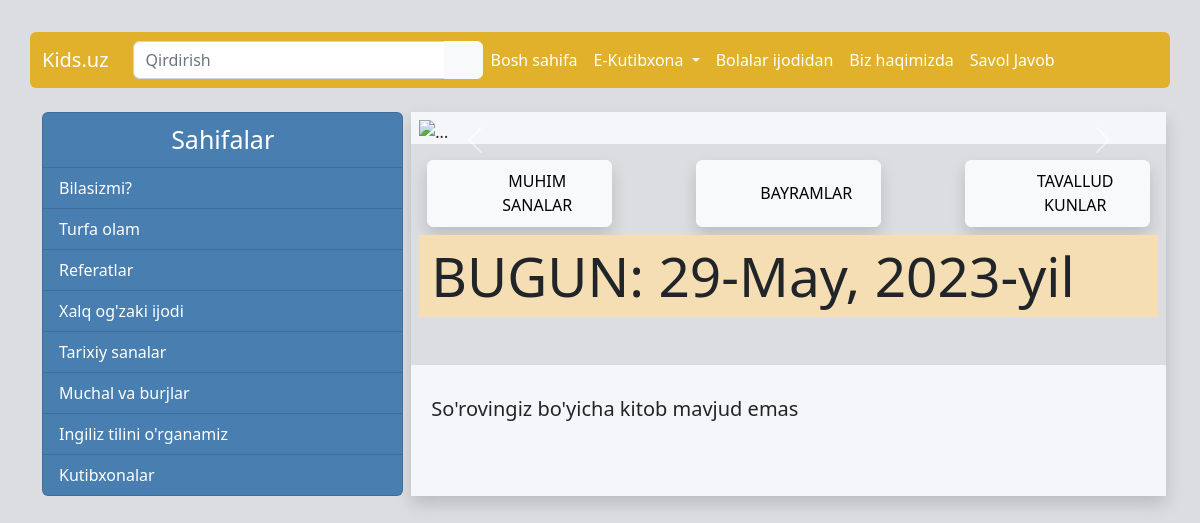
The app's page /search/ with its own data.
### main/models.py (models this page shows, shortened)
class Category(models.Model):
    parent = models.ForeignKey("Category", on_delete=models.RESTRICT, default=None, blank=True, null=True,
                               verbose_name="Otasi")
    name = models.CharField(max_length=45, default=None, null=True, blank=True, verbose_name="Nomi")
    path = models.CharField(max_length=50, default='-', db_index=True)
    @property
    def slug(self):
        return slugify(self.name)
    class Meta:
        verbose_name = "Kategoriya"
        verbose_name_plural = "Kategoriyalar"

### main/views.py (the view)
# urls.py: path("search/", MainSearchView.as_view(), name='search'),
class MainSearchView(ListView):
    template_name = "main/search.html"
    paginate_by = 10
    queryset = Post.objects.all()[:1]
    def get_context_data(self, *, object_list=None, **kwargs):
        q = self.request.GET.get("q")
        if q:
            query = Post.objects.filter(title__icontains=q).order_by("-id")
            object_list = query
            if query:
                result = True
            else:
                result = False
        else:
            result = False
        context = super().get_context_data(object_list=object_list, **kwargs)
        context["result"] = result
        return context

### templates/main/search.html
{% extends "layouts/base.html" %}
{% load static %}
{% block content %}
    <div class="container pt-3">
        {% if result %}
            {% for row in object_list %}
                <div class="row my-3">
                    <div class="col-2">
                        {% if row.photo %}
                            <img src="{{ row.photo.url }}" alt="not found" class="img-fluid">
                        {% else %}
                            <img src="{% static "images/not-found.png" %}" alt="not found"
                                 class="img-fluid">
                        {% endif %}
                    </div>
                    <div class="col-9">
                        <a href="{% url "main:post" row.slug row.id %}" class="link-primary text-decoration-none d-block">{{ row.title }}</a>
                        <p class="content d-block">{{ row.short_info }}</p>
                        <div class="d-flex align-items-center">
                            <div class="d-flex align-items-center" style="font-size: 12px;">
                                <div class="bg-info rounded me-2 px-1 text-white"> {{ row.date.date }}</div>
                            </div>
                            <a href="{% url "main:post" row.slug row.id %}" class="text-decoration-none">Batafsil...</a>
                        </div>
                    </div>
                </div>
            {% endfor %}
            {% if page_obj %}
                {% if page_obj.has_other_pages %}
                    <div class="btn-group mt-3" role="group" aria-label="Item pagination">
                        {% if page_obj.has_previous %}
                            <a href="?page={{ page_obj.previous_page_number }}"
                               class="btn btn-outline-primary">&laquo;</a>
                        {% endif %}
                        {% for page_number in page_obj.paginator.page_range %}
                            {% if page_obj.number == page_number %}
                                <button class="btn btn-outline-primary active">
                                    <span>{{ page_number }}</span>
                                </button>
                            {% else %}
                                <a href="?page={{ page_number }}" class="btn btn-outline-primary">
                                    {{ page_number }}
                                </a>
                            {% endif %}
                        {% endfor %}
                        {% if page_obj.has_next %}
                            <a href="?page={{ page_obj.next_page_number }}"
                               class="btn btn-outline-primary">&raquo;</a>
                        {% endif %}
                    </div>
                {% endif %}
            {% endif %}
        {% else %}
            <h5 class="my-3">So'rovingiz bo'yicha kitob mavjud emas</h5>
        {% endif %}
    </div>
{% endblock %}

### templates/layouts/base.html (shortened to what this page needs)
{% load static %}
<!DOCTYPE html>
<html lang="en">
<head>
    <link href="{% static 'vendor/bootstrap/css/bootstrap.min.css' %}" rel="stylesheet">
    <link href="{% static 'vendor/bootstrap-icons/font/bootstrap-icons.min.css' %}" rel="stylesheet">
    <link href="{% static 'main/main.css' %}" rel="stylesheet">
</head>
<body class="my-4">
<nav class="navbar navbar-expand-lg my-3">
    <div class="container rounded ">
        <a class="navbar-brand text-white" href="{% url 'main:index' %}">Kids.uz</a>
        <div class="collapse navbar-collapse p-2 text-white" id="navbarSupportedContent">
            <form class="d-flex input-group" style="width: 350px" role="search" method="get" action="{% url "main:search" %}">
                <input class="form-control" type="search" name="q" placeholder="Qirdirish">
                <button class="btn btn-light bi-search" type="submit"></button>
            </form>
            <ul class="navbar-nav me-auto mb-2 mb-lg-0 text-white">
                <li class="nav-item">
                    <a href="{% url "main:index" %}"
                       class="nav-link">Bosh sahifa</a>
                </li>
                {% for data in categories %}
                    {% if data.children %}
                        <li class="nav-item dropdown">
                            <a class="nav-link dropdown-toggle"
                               href="{% url 'main:list' data.category.slug data.category.id %}" role="button"
                               data-bs-toggle="dropdown">
                                {{ data.category.name }}
                            </a>
                        </li>
                    {% else %}
                        <li class="nav-item">
                            <a href="{% url 'main:list' data.category.slug data.category.id %}"
                               class="nav-link">{{ data.category.name }}</a>
                        </li>
                    {% endif %}
                {% endfor %}
            </ul>
        </div>
    </div>
</nav>
<div class="container">
    <div class="row g-3">
        <div class="col-lg-4">
            <div class="list-group ">
                {% if sahifalar %}
                    <li class="list-group-item text-center" style="font-size: 25px">{{ sahifalar.category.name }}</li>
                    {% if sahifalar.children %}
                        {% for row in sahifalar.children %}
                            <a href="{% url 'main:list' row.category.slug row.category.id %}"
                               class="list-group-item list-group-item-action">{{ row.category.name }}</a>
                        {% empty %}
                            <li class="list-group-item cursor-default">Bo'sh</li>
                        {% endfor %}
                    {% else %}
                        <li class="list-group-item cursor-default">Sahifalar</li>
                        <li class="list-group-item cursor-default">Bo'sh</li>
                    {% endif %}
                {% endif %}
            </div>
        </div>
        <div class="col-lg-8 section shadow py-2">
            <div id="carouselExample" class="carousel slide pb-3">
                <div class="carousel-inner">
                    <div class="carousel-item active">
                        <img src="{% static "images/bir.jpg" %}" class="d-block w-100" alt="...">
                    </div>
                </div>
                <button class="carousel-control-prev" type="button" data-bs-target="#carouselExample"
                        data-bs-slide="prev">
                    <span class="carousel-control-prev-icon" aria-hidden="true"></span>
                </button>
                <button class="carousel-control-next" type="button" data-bs-target="#carouselExample"
                        data-bs-slide="next">
                    <span class="carousel-control-next-icon" aria-hidden="true"></span>
                </button>
            </div>
            <div class="row g-3 pb-5 d-flex justify-content-between align-items-center py-2 my-section p-2">
                {% if sanalar %}
                    <a href="{% url "main:list" sanalar.children.0.category.slug sanalar.children.0.category.id %}"
                       class="col-lg-3 btn btn-light shadow d-flex mx-lg-2 my-2 justify-content-center align-items-center text-center">
                        <i class="bi bi-calendar2-week me-2" style="font-size: 35px"></i>
                        <p class="d-block">{{ sanalar.children.0.category.name|upper }}</p>
                    </a>
                    <a href="{% url "main:list" sanalar.children.1.category.slug sanalar.children.1.category.id %}"
                       class="col-lg-3 btn btn-light shadow d-flex mx-lg-2 my-2 justify-content-center align-items-center text-center">
                        <i class="bi bi-calendar2-day me-2" style="font-size: 35px"></i>
                        <p class="d-block">{{ sanalar.children.1.category.name|upper }}</p>
                    </a>
                    <a href="{% url "main:list" sanalar.children.2.category.slug sanalar.children.2.category.id %}"
                       class="col-lg-3 btn btn-light shadow d-flex mx-lg-2 my-2 justify-content-center align-items-center text-center">
                        <i class="bi bi-calendar2-date me-2" style="font-size: 35px"></i>
                        <p class="d-block">{{ sanalar.children.2.category.name|upper }}</p>
                    </a>
                {% endif %}
                {% if date %}
                    <div class="container" style="background-color: wheat">
                        <p style="font-size: 55px">{{ "Bugun:"|upper }} {{ date }}</p>
                    </div>
                {% endif %}
            </div>
            {% block content %}
            {% endblock %}
        </div>
    </div>
</div>
</body>
</html>

### assets/main/main.css (style rules this page uses)
.list-group { --bs-list-group-action-hover-color: black; --bs-list-group-action-hover-bg: white; --bs-list-group-action-active-color: black; --bs-list-group-action-active-bg: white; }
body { background-color: #dcdde1; background-image: url("../images/background.jpg"); background-size: cover; background-position: center; background-repeat: no-repeat; }
.navbar > .container { background-color: #e1b12c; }
.nav-link { color: white; }
.list-group > .list-group-item { background-color: #487eb0; color: white; }
p { margin: 0 0 0 0; }
.section { background-color: #f5f6fa; }
.my-section { background-color: #dcdde1; }

### records on screen
Category: category.name "E-Kutibxona"
Category: category.name "Bolalar ijodidan"
Category: category.name "Biz haqimizda"
Category: category.name "Savol Javob"
Category: category.name "Sahifalar"
Category: category.name "Bilasizmi?"
Category: category.name "Turfa olam"
Category: category.name "Referatlar"
Category: category.name "Xalq og'zaki ijodi"
Category: category.name "Tarixiy sanalar"
Category: category.name "Muchal va burjlar"
Category: category.name "Ingiliz tilini o'rganamiz"
Category: category.name "Kutibxonalar"
Category: children.0.category.name "MUHIM SANALAR"
Category: children.1.category.name "BAYRAMLAR"
Category: children.2.category.name "TAVALLUD KUNLAR"

### other values on screen
{{ "Bugun:"|upper }} "BUGUN:"
